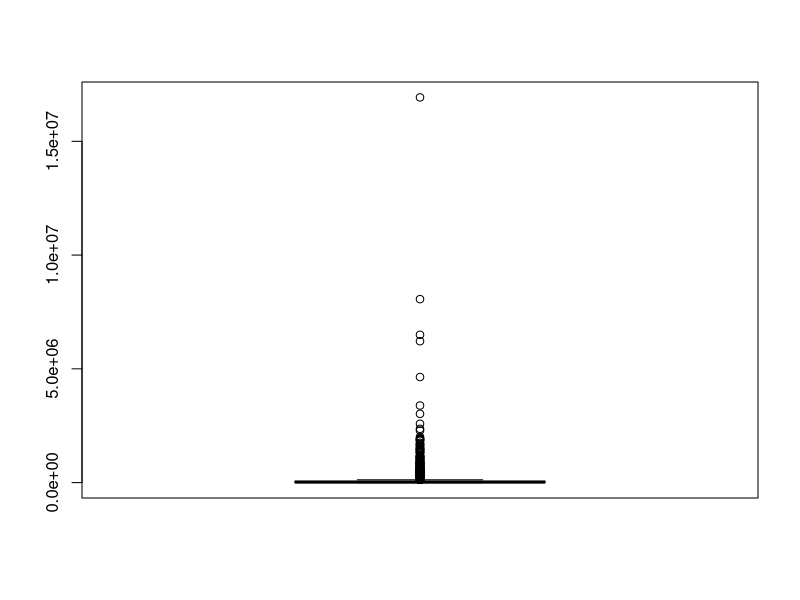

Reproduce this figure in R.


#*****************************************************************************
#
#					Data Wrangling - Train Accidents
#
#*****************************************************************************

setwd("~/MSDS/Fall/DS_6001/inclass2")

#************************************
# Reading in data
#************************************

# Read all the data into one data frame
trim <- function (x) gsub("^\\s+|\\s+$", "", x)

data_files <- list.files("data")
datasets = rep(data.frame(),14)
datasets<-sapply(sapply(data_files,function(x) paste("data/",x,sep="")), read.csv)
all_sets <- Reduce(function(x,y) rbind(x,y),datasets[2:14],datasets[1])

data_2001 <- read.csv("RailAccidents01.txt") 
# Your combination should be an inner join
# or an intersection of column names (variables)
# Set working directory

# Hints: use functions like sapply() and rbind()


# For the work in the class we will use 2001 data


# Set working directory


# Read in 2001 data



# To get a summary of all of the variables
summary(data_2001[,c("ACCDMG","TRNSPD","TONS","TOTKLD","TOTINJ")])


# How many accident reports and variables?


##################################################
#
#	Data Cleaning
#
##################################################

#*************************************************
#		Duplicates
#*************************************************

# Are there other duplicates?
sum(duplicated(data_2001$INCDTNO))


# Remove duplicates
data_2001[!duplicated(data_2001$INCDTNO),]

nodup_data_2001 <- data_2001[!duplicated(data_2001[,c("YEAR","DAY","MONTH","TIMEHR","TIMEMIN")]),]
#*************************************************
#		Exteme Point
#*************************************************



# Look at the most costly accident in the data set

boxplot(nodup_data_2001$ACCDMG)

# Check out the narratives for this extreme accident

nodup_data_2001[which.max(nodup_data_2001$ACCDMG),c("ACCDMG","YEAR","MONTH","DAY","NARR1")]
# it's the 9/11 attack

# what should we do?
no911<-nodup_data_2001[-which.max(nodup_data_2001$ACCDMG),]


#********************************************
# Missing data
#********************************************

# Are we missing values for any variables?
# yes!

# How many?

nafind <- function(x) { sum(is.na(x))}

nacount<-apply(no911,2,"nafind")

sum(apply(no911,2,"nafind")>0)

# Do we need all the variables?

# defintely not

# Remove unnecessary variables, then get a summary
# Keep TYPEQ, we'll use it. 

varWna <- which(nacount>0)

varWna<-varWna[-which(colnames(no911)[varWna] == "TYPEQ")]

clean_2001 <- no911[,-varWna]

#*************************************************
#
#   Reformating variables
#
#*************************************************


# Type of accident
# put in the values from the variable definitions

summary(clean_2001$TYPE)
#clean_2001< factor(clean_2001$TYPE,labels = c("Derailment","HeadsOn","Rearmed","Side","Raking","BrokenTrain","Hwy-Rail",
#                                              "GradeX","Obstruction","Explosive","Fire","Other","SeeNarrative"))
clean_2001$TYPE <- factor(clean_2001$TYPE,labels = c("Derailment","HeadsOn","Rearmed","Side","Raking","BrokenTrain","Hwy-Rail",
                                              "Obstruction","Explosive","Fire","Other","SeeNarrative"))
summary(clean_2001$TYPE)
# Type of Train
# put in the values from the definitions

clean_2001$TYPEQ <- factor(clean_2001$TYPEQ,labels = c("Freight","Passenger","Commuter","Work","Single","CutofCars","Yard","Light","Maint"))
summary(clean_2001$TYPEQ)

# Clean up the values



# New labels



# Don't do it, but think about
# how you can replace the missing values



# Create a new variable called Cause
# that uses the first character in the string labels for cause.

clean_2001$Cause <- rep(NA,nrow(clean_2001))

clean_2001$Cause[which(substr(clean_2001$CAUSE,1,1)=="M")] <-"M"
clean_2001$Cause[which(substr(clean_2001$CAUSE,1,1)=="T")] <-"T"
clean_2001$Cause[which(substr(clean_2001$CAUSE,1,1)=="S")] <-"S"
clean_2001$Cause[which(substr(clean_2001$CAUSE,1,1)=="H")] <-"H"
clean_2001$Cause[which(substr(clean_2001$CAUSE,1,1)=="E")] <-"E"

clean_2001$Cause <- factor(clean_2001$Cause)

summary(clean_2001$Cause)

#*************************************************
#
#   Reformating narratives
#
#*************************************************

# Look at the narratives
# Combine them into one vector
# where each entry is the complete narrative
# for that accident

clean_2001[1,c("NARR1","NARR2","NARR3","NARR4")]

clean_2001$NARR <- rep(NA,nrow(clean_2001))










